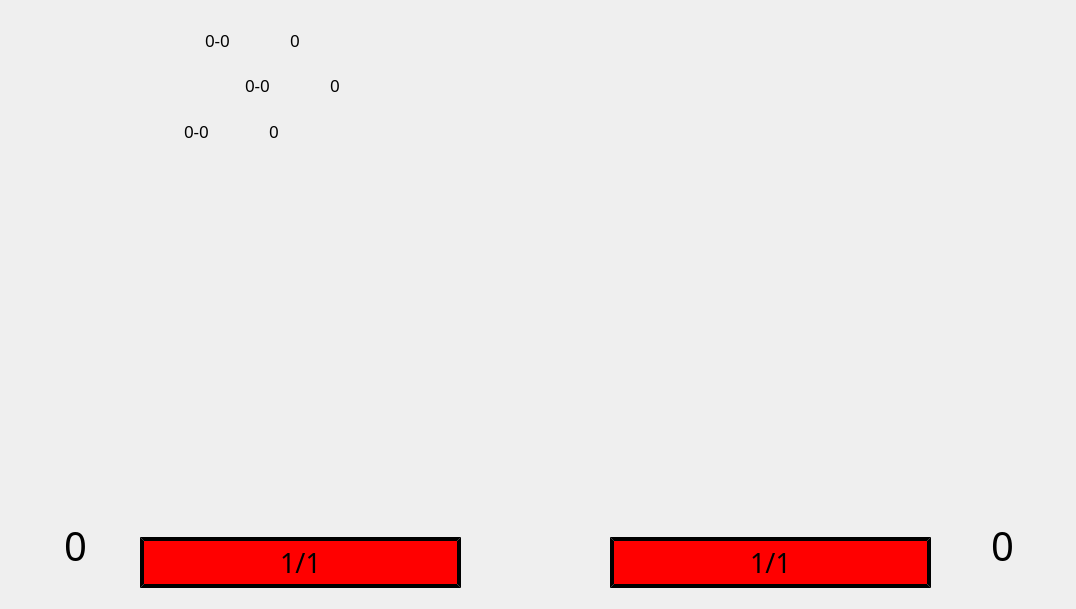
    <widget class="QWidget" name="Arena">
     <widget class="QLabel" name="ArenaBackground">
      <property name="geometry">
       <rect>
        <x>0</x>
        <y>0</y>
        <width>1067</width>
        <height>600</height>
       </rect>
      </property>
      <property name="text">
       <string/>
      </property>
      <property name="pixmap">
       <pixmap resource="mainwindow.qrc">:/resources/tla/arena.png</pixmap>
      </property>
      <property name="scaledContents">
       <bool>true</bool>
      </property>
     </widget>
     <widget class="QLabel" name="ArenaPlayerPotionPicture">
      <property name="geometry">
       <rect>
        <x>27</x>
        <y>440</y>
        <width>92</width>
        <height>150</height>
       </rect>
      </property>
      <property name="text">
       <string/>
      </property>
      <property name="pixmap">
       <pixmap resource="mainwindow.qrc">:/resources/potka.png</pixmap>
      </property>
      <property name="scaledContents">
       <bool>true</bool>
      </property>
     </widget>
     <widget class="QLabel" name="ArenaPlayerPotionNumber">
      <property name="geometry">
       <rect>
        <x>40</x>
        <y>520</y>
        <width>71</width>
        <height>51</height>
       </rect>
      </property>
      <property name="font">
       <font>
        <family>Pixeloid Mono</family>
        <pointsize>30</pointsize>
       </font>
      </property>
      <property name="text">
       <string>0</string>
      </property>
      <property name="alignment">
       <set>Qt::AlignCenter</set>
      </property>
     </widget>
     <widget class="QProgressBar" name="ArenaPlayerHPBar">
      <property name="geometry">
       <rect>
        <x>140</x>
        <y>537</y>
        <width>321</width>
        <height>51</height>
       </rect>
      </property>
      <property name="font">
       <font>
        <family>Pixeloid Mono</family>
        <pointsize>20</pointsize>
        <italic>false</italic>
        <bold>false</bold>
       </font>
      </property>
      <property name="styleSheet">
       <string notr="true">QProgressBar
{
	background-color: transparent;
	color: black;
    border-style: ridge;
	border-width: 4px;
}
QProgressBar::chunk
{
    background-color: red;
    border-style: ridge;
	border-right-width: 0px;
    border-color: black;
}</string>
      </property>
      <property name="maximum">
       <number>1</number>
      </property>
      <property name="value">
       <number>1</number>
      </property>
      <property name="alignment">
       <set>Qt::AlignCenter</set>
      </property>
      <property name="format">
       <string>%v/%m</string>
      </property>
     </widget>
     <widget class="QProgressBar" name="ArenaEnemyHPBar">
      <property name="geometry">
       <rect>
        <x>610</x>
        <y>537</y>
        <width>321</width>
        <height>51</height>
       </rect>
      </property>
      <property name="font">
       <font>
        <family>Pixeloid Mono</family>
        <pointsize>20</pointsize>
        <italic>false</italic>
        <bold>false</bold>
       </font>
      </property>
      <property name="styleSheet">
       <string notr="true">QProgressBar
{
	background-color: transparent;
	color: black;
    border-style: ridge;
	border-width: 4px;
}
QProgressBar::chunk
{
    background-color: red;
    border-style: ridge;
	border-right-width: 0px;
    border-color: black;
}</string>
      </property>
      <property name="maximum">
       <number>1</number>
      </property>
      <property name="value">
       <number>1</number>
      </property>
      <property name="alignment">
       <set>Qt::AlignCenter</set>
      </property>
      <property name="format">
       <string>%v/%m</string>
      </property>
     </widget>
     <widget class="QLabel" name="ArenaEnemyPotionNumber">
      <property name="geometry">
       <rect>
        <x>967</x>
        <y>520</y>
        <width>71</width>
        <height>51</height>
       </rect>
      </property>
      <property name="font">
       <font>
        <family>Pixeloid Mono</family>
        <pointsize>30</pointsize>
       </font>
      </property>
      <property name="text">
       <string>0</string>
      </property>
      <property name="alignment">
       <set>Qt::AlignCenter</set>
      </property>
     </widget>
     <widget class="QLabel" name="ArenaEnemyPotionPicture">
      <property name="geometry">
       <rect>
        <x>954</x>
        <y>440</y>
        <width>92</width>
        <height>150</height>
       </rect>
      </property>
      <property name="text">
       <string/>
      </property>
      <property name="pixmap">
       <pixmap resource="mainwindow.qrc">:/resources/potka.png</pixmap>
      </property>
      <property name="scaledContents">
       <bool>true</bool>
      </property>
     </widget>
     <widget class="QLabel" name="ArenaPlayerSprite">
      <property name="geometry">
       <rect>
        <x>220</x>
        <y>150</y>
        <width>300</width>
        <height>300</height>
       </rect>
      </property>
      <property name="text">
       <string/>
      </property>
      <property name="scaledContents">
       <bool>true</bool>
      </property>
     </widget>
     <widget class="QLabel" name="ArenaEnemySprite">
      <property name="geometry">
       <rect>
        <x>540</x>
        <y>150</y>
        <width>300</width>
        <height>300</height>
       </rect>
      </property>
      <property name="text">
       <string/>
      </property>
      <property name="scaledContents">
       <bool>true</bool>
      </property>
     </widget>
     <widget class="QGroupBox" name="ArenaButtonsBox">
      <property name="enabled">
       <bool>true</bool>
      </property>
      <property name="geometry">
       <rect>
        <x>10</x>
        <y>10</y>
        <width>391</width>
        <height>191</height>
       </rect>
      </property>
      <property name="styleSheet">
       <string notr="true">QGroupBox { border: 0px transparent}</string>
      </property>
      <property name="title">
       <string/>
      </property>
      <widget class="QLabel" name="ArenaFastAttackAcc">
       <property name="geometry">
        <rect>
         <x>280</x>
         <y>10</y>
         <width>71</width>
         <height>40</height>
        </rect>
       </property>
       <property name="font">
        <font>
         <family>Pixeloid Mono</family>
         <pointsize>13</pointsize>
        </font>
       </property>
       <property name="text">
        <string>0</string>
       </property>
      </widget>
      <widget class="QLabel" name="ArenaFastAttackAtk">
       <property name="geometry">
        <rect>
         <x>195</x>
         <y>10</y>
         <width>61</width>
         <height>40</height>
        </rect>
       </property>
       <property name="font">
        <font>
         <family>Pixeloid Mono</family>
         <pointsize>13</pointsize>
        </font>
       </property>
       <property name="text">
        <string>0-0</string>
       </property>
      </widget>
      <widget class="QLabel" name="ArenaNormalAttackAcc">
       <property name="geometry">
        <rect>
         <x>320</x>
         <y>55</y>
         <width>71</width>
         <height>40</height>
        </rect>
       </property>
       <property name="font">
        <font>
         <family>Pixeloid Mono</family>
         <pointsize>13</pointsize>
        </font>
       </property>
       <property name="text">
        <string>0</string>
       </property>
      </widget>
      <widget class="QPushButton" name="ArenaPotionButton">
       <property name="geometry">
        <rect>
         <x>15</x>
         <y>145</y>
         <width>175</width>
         <height>40</height>
        </rect>
       </property>
       <property name="styleSheet">
        <string notr="true">QPushButton { background-color: transparent; border: 0px }</string>
       </property>
       <property name="text">
        <string/>
       </property>
       <property name="icon">
        <iconset resource="mainwindow.qrc">
         <normaloff>:/resources/przyciski/mikstura.png</normaloff>:/resources/przyciski/mikstura.png</iconset>
       </property>
       <property name="iconSize">
        <size>
         <width>200</width>
         <height>40</height>
        </size>
       </property>
      </widget>
      <widget class="QLabel" name="ArenaNormalAttackDesc">
       <property name="geometry">
        <rect>
         <x>205</x>
         <y>55</y>
         <width>180</width>
         <height>40</height>
        </rect>
       </property>
       <property name="text">
        <string/>
       </property>
       <property name="pixmap">
        <pixmap resource="mainwindow.qrc">:/resources/atak.png</pixmap>
       </property>
       <property name="scaledContents">
        <bool>true</bool>
       </property>
      </widget>
      <widget class="QPushButton" name="ArenaNormalAttackButton">
       <property name="geometry">
        <rect>
         <x>15</x>
         <y>55</y>
         <width>175</width>
         <height>40</height>
        </rect>
       </property>
       <property name="styleSheet">
        <string notr="true">QPushButton { background-color: transparent; border: 0px }</string>
       </property>
       <property name="text">
        <string/>
       </property>
       <property name="icon">
        <iconset resource="mainwindow.qrc">
         <normaloff>:/resources/przyciski/normalny.png</normaloff>:/resources/przyciski/normalny.png</iconset>
       </property>
       <property name="iconSize">
        <size>
         <width>200</width>
         <height>40</height>
        </size>
       </property>
      </widget>
      <widget class="QLabel" name="ArenaPowerAttackAtk">
       <property name="geometry">
        <rect>
         <x>174</x>
         <y>100</y>
         <width>61</width>
         <height>41</height>
        </rect>
       </property>
       <property name="font">
        <font>
         <family>Pixeloid Mono</family>
         <pointsize>13</pointsize>
        </font>
       </property>
       <property name="text">
        <string>0-0</string>
       </property>
      </widget>
      <widget class="QLabel" name="ArenaNormalAttackAtk">
       <property name="geometry">
        <rect>
         <x>235</x>
         <y>55</y>
         <width>61</width>
         <height>40</height>
        </rect>
       </property>
       <property name="font">
        <font>
         <family>Pixeloid Mono</family>
         <pointsize>13</pointsize>
        </font>
       </property>
       <property name="text">
        <string>0-0</string>
       </property>
      </widget>
      <widget class="QPushButton" name="ArenaFastAttackButton">
       <property name="geometry">
        <rect>
         <x>15</x>
         <y>10</y>
         <width>135</width>
         <height>40</height>
        </rect>
       </property>
       <property name="styleSheet">
        <string notr="true">QPushButton { background-color: transparent; border: 0px }</string>
       </property>
       <property name="text">
        <string/>
       </property>
       <property name="icon">
        <iconset resource="mainwindow.qrc">
         <normaloff>:/resources/przyciski/szybki.png</normaloff>:/resources/przyciski/szybki.png</iconset>
       </property>
       <property name="iconSize">
        <size>
         <width>200</width>
         <height>40</height>
        </size>
       </property>
      </widget>
      <widget class="QLabel" name="ArenaFastAttackDesc">
       <property name="geometry">
        <rect>
         <x>165</x>
         <y>10</y>
         <width>180</width>
         <height>40</height>
        </rect>
       </property>
       <property name="text">
        <string/>
       </property>
       <property name="pixmap">
        <pixmap resource="mainwindow.qrc">:/resources/atak.png</pixmap>
       </property>
       <property name="scaledContents">
        <bool>true</bool>
       </property>
      </widget>
      <widget class="QPushButton" name="ArenaPowerAttackButton">
       <property name="geometry">
        <rect>
         <x>15</x>
         <y>100</y>
         <width>114</width>
         <height>40</height>
        </rect>
       </property>
       <property name="styleSheet">
        <string notr="true">QPushButton { background-color: transparent; border: 0px }</string>
       </property>
       <property name="text">
        <string/>
       </property>
       <property name="icon">
        <iconset resource="mainwindow.qrc">
         <normaloff>:/resources/przyciski/mocny.png</normaloff>:/resources/przyciski/mocny.png</iconset>
       </property>
       <property name="iconSize">
        <size>
         <width>200</width>
         <height>40</height>
        </size>
       </property>
      </widget>
      <widget class="QLabel" name="ArenaPowerAttackDesc">
       <property name="geometry">
        <rect>
         <x>144</x>
         <y>100</y>
         <width>180</width>
         <height>40</height>
        </rect>
       </property>
       <property name="text">
        <string/>
       </property>
       <property name="pixmap">
        <pixmap resource="mainwindow.qrc">:/resources/atak.png</pixmap>
       </property>
       <property name="scaledContents">
        <bool>true</bool>
       </property>
      </widget>
      <widget class="QLabel" name="ArenaPowerAttackAcc">
       <property name="geometry">
        <rect>
         <x>259</x>
         <y>100</y>
         <width>71</width>
         <height>41</height>
        </rect>
       </property>
       <property name="font">
        <font>
         <family>Pixeloid Mono</family>
         <pointsize>13</pointsize>
        </font>
       </property>
       <property name="text">
        <string>0</string>
       </property>
      </widget>
      <zorder>ArenaPotionButton</zorder>
      <zorder>ArenaNormalAttackDesc</zorder>
      <zorder>ArenaNormalAttackButton</zorder>
      <zorder>ArenaFastAttackButton</zorder>
      <zorder>ArenaFastAttackDesc</zorder>
      <zorder>ArenaPowerAttackButton</zorder>
      <zorder>ArenaPowerAttackDesc</zorder>
      <zorder>ArenaPowerAttackAcc</zorder>
      <zorder>ArenaNormalAttackAtk</zorder>
      <zorder>ArenaFastAttackAcc</zorder>
      <zorder>ArenaFastAttackAtk</zorder>
      <zorder>ArenaNormalAttackAcc</zorder>
      <zorder>ArenaPowerAttackAtk</zorder>
     </widget>
     <widget class="QLabel" name="ArenaPlayerAttackSprite">
      <property name="geometry">
       <rect>
        <x>666</x>
        <y>150</y>
        <width>47</width>
        <height>200</height>
       </rect>
      </property>
      <property name="text">
       <string/>
      </property>
      <property name="scaledContents">
       <bool>true</bool>
      </property>
     </widget>
     <widget class="QLabel" name="ArenaEnemyAttackSprite">
      <property name="geometry">
       <rect>
        <x>320</x>
        <y>150</y>
        <width>47</width>
        <height>200</height>
       </rect>
      </property>
      <property name="text">
       <string/>
      </property>
      <property name="scaledContents">
       <bool>true</bool>
      </property>
     </widget>
     <widget class="QLabel" name="ArenaPlayerHPChange">
      <property name="geometry">
       <rect>
        <x>165</x>
        <y>160</y>
        <width>410</width>
        <height>65</height>
       </rect>
      </property>
      <property name="font">
       <font>
        <family>Pixeloid Mono</family>
        <pointsize>50</pointsize>
       </font>
      </property>
      <property name="text">
       <string/>
      </property>
      <property name="alignment">
       <set>Qt::AlignCenter</set>
      </property>
     </widget>
     <widget class="QLabel" name="ArenaEnemyHPChange">
      <property name="geometry">
       <rect>
        <x>495</x>
        <y>160</y>
        <width>410</width>
        <height>65</height>
       </rect>
      </property>
      <property name="font">
       <font>
        <family>Pixeloid Mono</family>
        <pointsize>50</pointsize>
       </font>
      </property>
      <property name="text">
       <string/>
      </property>
      <property name="alignment">
       <set>Qt::AlignCenter</set>
      </property>
     </widget>
     <zorder>ArenaBackground</zorder>
     <zorder>ArenaPlayerPotionPicture</zorder>
     <zorder>ArenaPlayerPotionNumber</zorder>
     <zorder>ArenaPlayerHPBar</zorder>
     <zorder>ArenaEnemyHPBar</zorder>
     <zorder>ArenaEnemyPotionPicture</zorder>
     <zorder>ArenaEnemyPotionNumber</zorder>
     <zorder>ArenaPlayerSprite</zorder>
     <zorder>ArenaEnemySprite</zorder>
     <zorder>ArenaButtonsBox</zorder>
     <zorder>ArenaPlayerAttackSprite</zorder>
     <zorder>ArenaEnemyAttackSprite</zorder>
     <zorder>ArenaPlayerHPChange</zorder>
     <zorder>ArenaEnemyHPChange</zorder>
    </widget>
